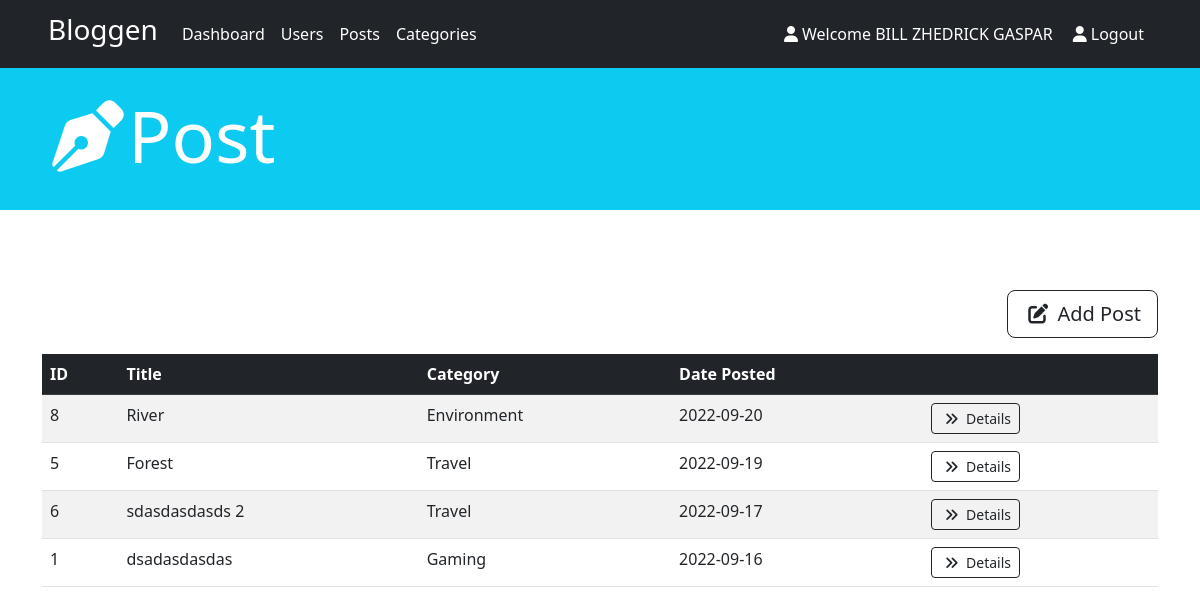
Screenshot of /posts.php (signed in) with the database file from the repository.
### tables this page shows
CREATE TABLE `posts` (
  `post_id` int(11) NOT NULL,
  `post_title` varchar(45) NOT NULL,
  `date_posted` date NOT NULL,
  `category_id` int(11) NOT NULL,
  `post_message` text NOT NULL,
  `account_id` int(11) NOT NULL
);

CREATE TABLE `categories` (
  `category_id` int(11) NOT NULL,
  `category_name` varchar(30) NOT NULL
);

### posts.php (the view, shortened to what this page needs)
<?php
function displayUserPosts($user_id){
    $conn = connection();
    $sql = "SELECT * FROM posts INNER JOIN categories ON categories.category_id = posts.category_id WHERE account_id = $user_id ORDER BY date_posted DESC";
    if($result = $conn->query($sql)){
        if($result->num_rows > 0){
            while($row = $result->fetch_assoc()){
                echo "
                    <tr>
                        <td>".$row['post_id']."</td>
                        <td>".$row['post_title']."</td>
                        <td>".$row['category_name']."</td>
                        <td>".$row['date_posted']."</td>
                        <td>
                            <a href='post-details.php?post_id=".$row['post_id']."' class='btn btn-sm btn-outline-dark'><i class='fa-solid mx-1 fa-angle-double-right'></i> Details</a>
                        </td>
                    </tr>
                ";
            }
        } else {
            echo "<tr>
                <td colspan='5' class='text-center lead fst-italic fw-bold'>
                    No Records Found
                </td>
            </tr>";
        }
    } else {
        die("Error: " . $conn->error);
    }
}
?>
<!DOCTYPE html>
<html lang="en">
<head>
    <link rel="stylesheet" href="https://cdnjs.cloudflare.com/ajax/libs/font-awesome/6.2.0/css/all.min.css"
 />
    <link href="https://cdn.jsdelivr.net/npm/bootstrap@5.2.1/dist/css/bootstrap.min.css" rel="stylesheet"
>
<link rel="stylesheet" href="css/style.css">
</head>
<body>
    <header>
        <?php
        if($_SESSION['role'] == "U"){
            include 'user-menu.php';
        } else {
            include 'admin-menu.php';
        }
        ?>
        <div class="container-fluid bg-info text-white p-4 ps-5">
            <h2 class="display-2"><i class="fa-solid mx-1 fa-pen-nib mx-1"></i>Post</h2>
        </div>
    </header>
    <main class="container">
        <div class="text-end">
            <a href="add-post.php" class="btn btn-lg btn-outline-dark"><i class="fa-solid mx-1 fa-edit"></i> Add Post</a>
        </div>
        <table class="table table-hover table-striped mt-3">
            <thead class="table-dark">
                <th>ID</th>
                <th>Title</th>
                <th>Category</th>
                <th>Date Posted</th>
                <th></th>
            </thead>
            <tbody>
                <?php
                displayUserPosts($_SESSION['account_id']);
                ?>
            </tbody>
        </table>
    </main>
</body>
</html>

### css/style.css (style rules this page uses)
main.container { margin-top: 80px; margin-bottom: 100px; }

### rows the page displays
posts: post_id "8", post_title "River", category.category_name "Environment", date_posted "2022-09-20"
posts: post_id "5", post_title "Forest", category.category_name "Travel", date_posted "2022-09-19"
posts: post_id "6", post_title "sdasdasdasds 2", category.category_name "Travel", date_posted "2022-09-17"
posts: post_id "1", post_title "dsadasdasdas", category.category_name "Gaming", date_posted "2022-09-16"

### other values shown
$_SESSION['full_name'] "BILL ZHEDRICK GASPAR"
